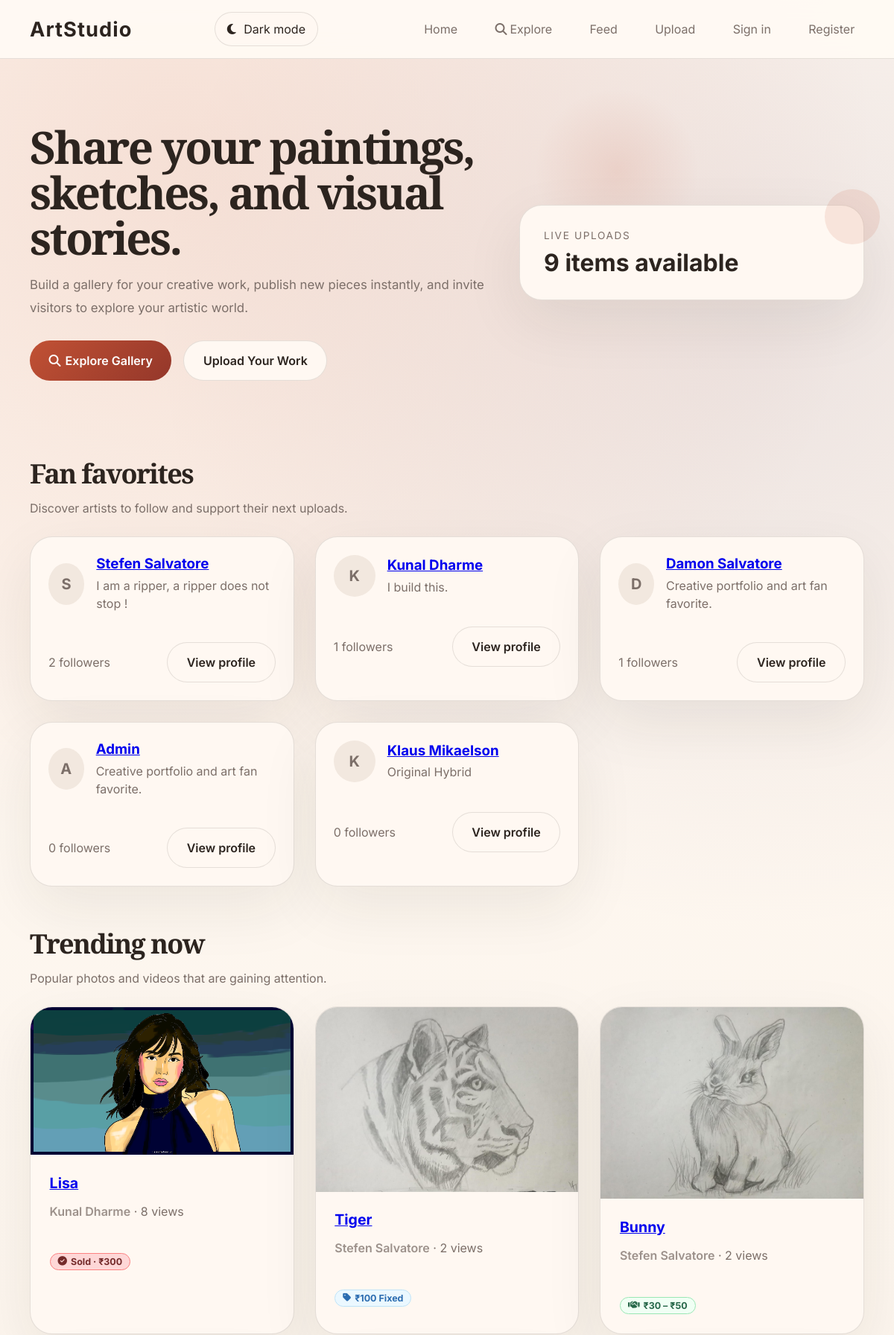
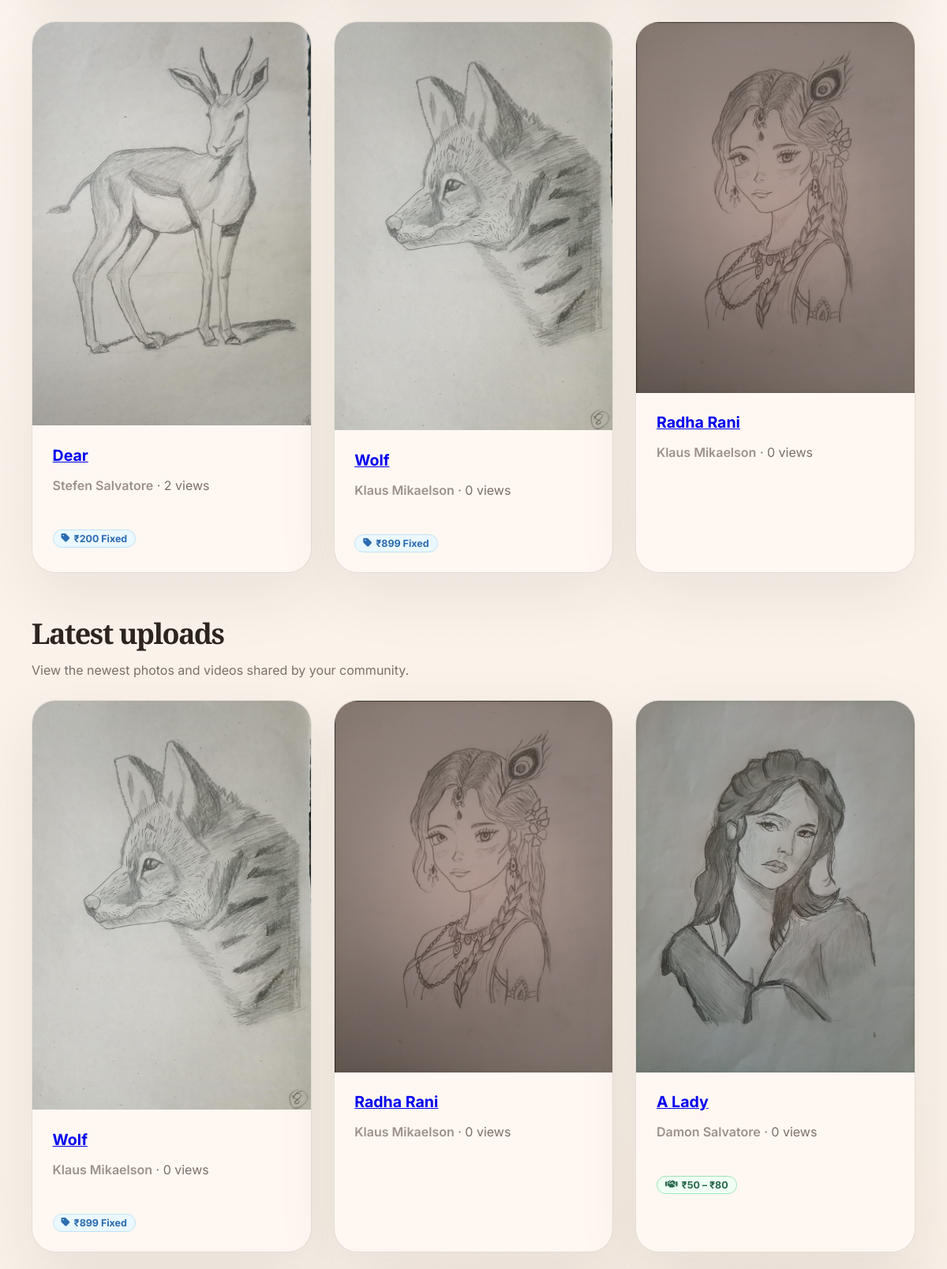
The page / (upper part) on the database its author committed (2 pictures, top to bottom).
### fastapi_app/models.py (models this page shows)
class User(Base):
    __tablename__ = "users"
    id = Column(Integer, primary_key=True, index=True)
    username = Column(String(80), unique=True, nullable=False, index=True)
    email = Column(String(200), unique=True, nullable=True)
    hashed_password = Column(String(200), nullable=False)
    avatar = Column(String(255), nullable=True)
    bio = Column(Text, nullable=True)
    is_admin = Column(Boolean, default=False, nullable=False)
    is_banned = Column(Boolean, default=False, nullable=False)
    whatsapp = Column(String(30), nullable=True)
    telegram = Column(String(60), nullable=True)
    created_at = Column(DateTime, default=datetime.utcnow)

class MediaItem(Base):
    __tablename__ = "media_items"
    id = Column(Integer, primary_key=True, index=True)
    title = Column(String(140), nullable=False, index=True)
    description = Column(Text, nullable=True)
    tags = Column(String(255), nullable=True, index=True)
    filename = Column(String(255), nullable=False, unique=True)
    media_type = Column(String(20), nullable=False)
    uploader = Column(String(80), nullable=False, default="Guest")
    uploader_id = Column(Integer, nullable=True)
    created_at = Column(DateTime, default=datetime.utcnow)
    views = Column(Integer, default=0)
    sale_status = Column(String(20), nullable=False, default="showcase")  # showcase | fixed | negotiable
    fixed_price = Column(Integer, nullable=True)       # in smallest currency unit (paise / cents)
    min_price = Column(Integer, nullable=True)
    max_price = Column(Integer, nullable=True)
    artwork_status = Column(String(20), nullable=False, default="available")  # available | reserved | sold

### fastapi_app/main.py (the view)
@app.get("/")
def home(request: Request, db: Session = Depends(get_db)):
    current_user = get_current_user(request, db)
    latest_media = crud.get_media_list(db)[:6]
    trending_media = crud.get_trending_media(db, limit=6)
    total_items = len(crud.get_media_list(db))
    suggestions = crud.get_follow_suggestions(db, current_user.id if current_user else None, limit=6)
    liked_ids = crud.get_liked_ids(db, current_user.id) if current_user else set()
    saved_ids = crud.get_saved_ids(db, current_user.id) if current_user else set()
    return render_template(
        request,
        "home.html",
        db,
        latest_media=latest_media,
        trending_media=trending_media,
        count=total_items,
        suggestions=suggestions,
        liked_ids=liked_ids,
        saved_ids=saved_ids,
    )

### fastapi_app/templates/home.html (shortened to what this page needs)
{% extends "base.html" %}
{% block content %}
<section class="hero container">
  <div>
    <h1>Share your paintings, sketches, and visual stories.</h1>
    <p>Build a gallery for your creative work, publish new pieces instantly, and invite visitors to explore your artistic world.</p>
    <div class="hero-buttons">
      <a class="button" href="/explore"><i class="fas fa-magnifying-glass" style="margin-right:6px"></i>Explore Gallery</a>
      <a class="button button-secondary" href="/upload">Upload Your Work</a>
    </div>
  </div>
  <div class="hero-preview">
    <div class="preview-card">
      <span>Live uploads</span>
      <strong>{{ count }} items available</strong>
    </div>
  </div>
</section>
{% if suggestions %}
<section class="container section-grid">
  <div class="section-intro">
    <h2>Fan favorites</h2>
    <p>Discover artists to follow and support their next uploads.</p>
  </div>
  <div class="user-grid">
    {% for item in suggestions %}
    <article class="user-card">
      <div class="user-card-top">
        <div class="user-avatar">{{ item.username[0].upper() }}</div>
        <div>
          <a href="/profile/{{ item.username }}"><h3>{{ item.username }}</h3></a>
          <p>{{ item.bio or 'Creative portfolio and art fan favorite.' }}</p>
        </div>
      </div>
      <div class="user-card-meta">
        <span>{{ item.followers }} followers</span>
        <a class="button button-secondary" href="/profile/{{ item.username }}">View profile</a>
      </div>
    </article>
    {% endfor %}
  </div>
</section>
{% endif %}
{% macro media_card(media) %}
  <article class="media-card">
    {% if media.media_type == 'video' %}
      <div class="media-thumbnail video-thumb">
        <i class="fas fa-play"></i>
        <video muted>
          <source src="/uploads/{{ media.filename }}" type="video/mp4" />
        </video>
      </div>
    {% else %}
      <img src="/uploads/{{ media.filename }}" alt="{{ media.title }}" />
    {% endif %}
    <div class="media-meta">
      <a href="/watch/{{ media.id }}"><h3>{{ media.title }}</h3></a>
      <p><a href="/profile/{{ media.uploader }}" class="uploader-link">{{ media.uploader }}</a> · {{ media.views }} views</p>
      {% if media.artwork_status == 'sold' %}
        <div class="price-tag artwork-sold-tag"><i class="fas fa-circle-check"></i> Sold · ₹{{ "{:,}".format(media.fixed_price) if media.fixed_price else '' }}</div>
      {% elif media.artwork_status == 'reserved' %}
        <div class="price-tag artwork-reserved-tag"><i class="fas fa-clock"></i> Reserved</div>
      {% elif media.sale_status == 'fixed' and media.fixed_price %}
        <div class="price-tag price-fixed"><i class="fas fa-tag"></i> ₹{{ "{:,}".format(media.fixed_price) }} Fixed</div>
      {% elif media.sale_status == 'negotiable' and media.min_price and media.max_price %}
        <div class="price-tag price-negotiable"><i class="fas fa-handshake"></i> ₹{{ "{:,}".format(media.min_price) }} – ₹{{ "{:,}".format(media.max_price) }}</div>
      {% endif %}
    </div>
  </article>
{% endmacro %}
<section class="container section-grid">
  <div class="section-intro">
    <h2>Trending now</h2>
    <p>Popular photos and videos that are gaining attention.</p>
  </div>
  <div class="media-grid">
    {% for media in trending_media %}{{ media_card(media) }}{% endfor %}
  </div>
</section>
<section class="container section-grid">
  <div class="section-intro">
    <h2>Latest uploads</h2>
    <p>View the newest photos and videos shared by your community.</p>
  </div>
  <div class="media-grid">
    {% for media in latest_media %}{{ media_card(media) }}{% endfor %}
  </div>
</section>
{% endblock %}

### rows shown on the page
User: username "S", username "Stefen Salvatore", bio "I am a ripper, a ripper does not stop !", followers "2"
User: username "K", username "Kunal Dharme", bio "I build this.", followers "1"
User: username "D", username "Damon Salvatore", bio "Creative portfolio and art fan favorite.", followers "1"
User: username "A", username "Admin", bio "Creative portfolio and art fan favorite.", followers "0"
User: username "K", username "Klaus Mikaelson", bio "Original Hybrid", followers "0"
MediaItem: filename (picture), title "Lisa", uploader "Kunal Dharme", views "8", fixed_price "300"
MediaItem: filename (picture), title "Tiger", uploader "Stefen Salvatore", views "2", fixed_price "100"
MediaItem: filename (picture), title "Bunny", uploader "Stefen Salvatore", views "2", min_price "30", max_price "50"
MediaItem: filename (picture), title "Dear", uploader "Stefen Salvatore", views "2", fixed_price "200"
MediaItem: filename (picture), title "Wolf", uploader "Klaus Mikaelson", views "0", fixed_price "899"
MediaItem: filename (picture), title "Radha Rani", uploader "Klaus Mikaelson", views "0"
MediaItem: filename (picture), title "A Lady", uploader "Damon Salvatore", views "0", min_price "50", max_price "80"

### other values the page prints
{{ count }} "9"
